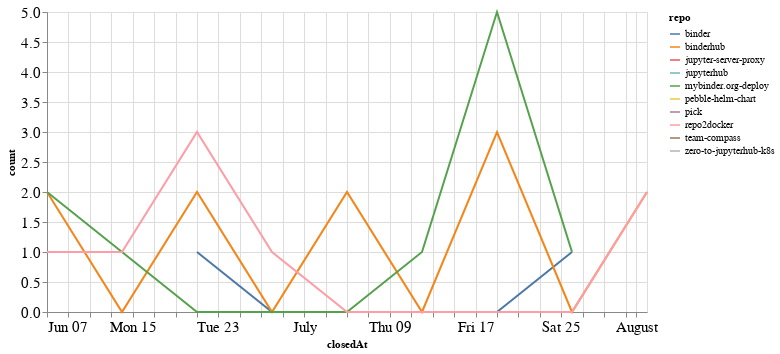

Source (notebook cell):
### Code cell
closed_by_time = closed_by.groupby('repo').resample('W', on='closedAt').count()['author'].reset_index()
closed_by_time = closed_by_time.rename(columns={'author': 'count'})

alt.Chart(closed_by_time, width=600).mark_line().encode(
    x='closedAt',
    y='count',
    color='repo',
    tooltip="repo"
)

### Figure 1 — Vega-Lite specification as saved in the notebook (floating-point values rounded to 4 significant figures)
{"config": {"axisLeft": {"labelFontSize": 15}, "axisBottom": {"labelFontSize": 15}}, "data": {"name": "data-ed9139963b64f94cb58f33edee282c08"}, "mark": "line", "encoding": {"color": {"type": "nominal", "field": "repo"}, "tooltip": {"type": "nominal", "field": "repo"}, "x": {"type": "temporal", "field": "closedAt"}, "y": {"type": "quantitative", "field": "count"}}, "width": 600, "$schema": "https://vega.github.io/schema/vega-lite/v4.8.1.json", "datasets": {"data-ed9139963b64f94cb58f33edee282c08": [{"repo": "binder", "closedAt": "2020-06-21T00:00:00", "count": 1}, {"repo": "binder", "closedAt": "2020-06-28T00:00:00", "count": 0}, {"repo": "binder", "closedAt": "2020-07-05T00:00:00", "count": 0}, {"repo": "binder", "closedAt": "2020-07-12T00:00:00", "count": 0}, {"repo": "binder", "closedAt": "2020-07-19T00:00:00", "count": 0}, {"repo": "binder", "closedAt": "2020-07-26T00:00:00", "count": 1}, {"repo": "binderhub", "closedAt": "2020-06-07T00:00:00", "count": 2}, {"repo": "binderhub", "closedAt": "2020-06-14T00:00:00", "count": 0}, {"repo": "binderhub", "closedAt": "2020-06-21T00:00:00", "count": 2}, {"repo": "binderhub", "closedAt": "2020-06-28T00:00:00", "count": 0}, {"repo": "binderhub", "closedAt": "2020-07-05T00:00:00", "count": 2}, {"repo": "binderhub", "closedAt": "2020-07-12T00:00:00", "count": 0}, {"repo": "binderhub", "closedAt": "2020-07-19T00:00:00", "count": 3}, {"repo": "binderhub", "closedAt": "2020-07-26T00:00:00", "count": 0}, {"repo": "binderhub", "closedAt": "2020-08-02T00:00:00", "count": 2}, {"repo": "jupyter-server-proxy", "closedAt": "2020-06-14T00:00:00", "count": 1}, {"repo": "jupyterhub", "closedAt": "2020-06-07T00:00:00", "count": 1}, {"repo": "mybinder.org-deploy", "closedAt": "2020-06-07T00:00:00", "count": 2}, {"repo": "mybinder.org-deploy", "closedAt": "2020-06-14T00:00:00", "count": 1}, {"repo": "mybinder.org-deploy", "closedAt": "2020-06-21T00:00:00", "count": 0}, {"repo": "mybinder.org-deploy", "closedAt": "2020-06-28T00:00:00", "count": 0}, {"repo": "mybinder.org-deploy", "closedAt": "2020-07-05T00:00:00", "count": 0}, {"repo": "mybinder.org-deploy", "closedAt": "2020-07-12T00:00:00", "count": 1}, {"repo": "mybinder.org-deploy", "closedAt": "2020-07-19T00:00:00", "count": 5}, {"repo": "mybinder.org-deploy", "closedAt": "2020-07-26T00:00:00", "count": 1}, {"repo": "pebble-helm-chart", "closedAt": "2020-06-07T00:00:00", "count": 1}, {"repo": "pick", "closedAt": "2020-06-14T00:00:00", "count": 1}, {"repo": "repo2docker", "closedAt": "2020-06-07T00:00:00", "count": 1}, {"repo": "repo2docker", "closedAt": "2020-06-14T00:00:00", "count": 1}, {"repo": "repo2docker", "closedAt": "2020-06-21T00:00:00", "count": 3}, {"repo": "repo2docker", "closedAt": "2020-06-28T00:00:00", "count": 1}, {"repo": "repo2docker", "closedAt": "2020-07-05T00:00:00", "count": 0}, {"repo": "repo2docker", "closedAt": "2020-07-12T00:00:00", "count": 0}, {"repo": "repo2docker", "closedAt": "2020-07-19T00:00:00", "count": 0}, {"repo": "repo2docker", "closedAt": "2020-07-26T00:00:00", "count": 0}, {"repo": "repo2docker", "closedAt": "2020-08-02T00:00:00", "count": 2}, {"repo": "team-compass", "closedAt": "2020-06-28T00:00:00", "count": 1}, {"repo": "zero-to-jupyterhub-k8s", "closedAt": "2020-07-26T00:00:00", "count": 1}]}}
